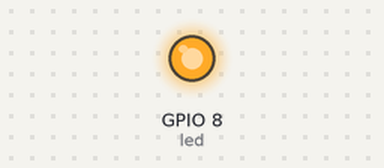
This sketch was run on a simulated ESP32. On the bench: output pins drawn as LEDs (lit = HIGH). What the sketch prints to the serial monitor is not drawn.

Above: at 1.0 s.
At 3.0 s:
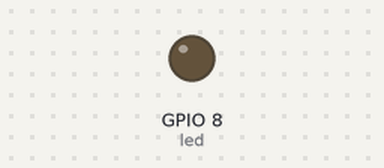
Timing chart, 0 to 5.2 s (numbered marks = the images above):
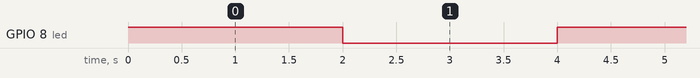

Measured:
- by itself, GPIO 8 (led): alternates HIGH for 2.0 s and LOW for 2.0 s

The sketch:

BlinkLED_native_temperature.ino
```cpp
/*
  BlinkLED

  Demonstrates usage of onboard LED on some ESP dev boards.
  Turns an LED on for two seconds, then off for one second, repeatedly.
  This is coded by Sidharth Mohan : https://github.com/sidharthmohannair/
*/
/*
Pin mappings:
+----------------+--------------+---------------------------------------------+
| Silkscreen pin | Internal pin | Notes                                       |
+----------------+--------------+---------------------------------------------+
| 0              | GPIO0        | ADC1                                        |
| 1              | GPIO1        | ADC1                                        |
| 2              | GPIO2        | ADC1, boot mode / strapping pin             |
| 3              | GPIO3        | ADC1                                        |
| 4              | GPIO4        | ADC1, JTAG                                  |
| 5              | GPIO5        | JTAG                                        |
| 6              | GPIO6        | JTAG                                        |
| 7              | GPIO7        | JTAG                                        |
| 8              | GPIO8        | Blue status_led (inverted), boot mode / strapping pin |
| 9              | GPIO9        | Boot mode / strapping pin, boot button      |
| 10             | GPIO10       |                                             |
| 20             | GPIO20       |                                             |
| 21             | GPIO21       |                                             |
+----------------+--------------+---------------------------------------------+
static const uint8_t TX   = 21;
static const uint8_t RX   = 20;

static const uint8_t SDA  = 8;
static const uint8_t SCL  = 9;

static const uint8_t SS   = 7;
static const uint8_t MOSI = 6;
static const uint8_t MISO = 5;
static const uint8_t SCK  = 4;

static const uint8_t A0   = 0;
static const uint8_t A1   = 1;
static const uint8_t A2   = 2;
static const uint8_t A3   = 3;
static const uint8_t A4   = 4;
static const uint8_t A5   = 5;
*/

/*
  Notes on Pins:
  - The blue status_led is on GPIO8 and is inverted.
  - The Wemos C3 Mini documentation shows an RGB led on GPIO8, but that might be on the C3 Mini only (and not SuperMini).
  - Using status_led toggles a blue on-board LED on the C3 Super Mini.
  - The BOOT button is wired to GPIO9.
  - JTAG is available on GPIO4 - GPIO7.

  Strapping Pins:
  - GPIO2: Floating, controls Boot mode
  - GPIO8: Floating, controls Boot mode, ROM message printing
  - GPIO9: Pull-up, controls Boot mode

  Boot Modes:
  +------------------------+--------+--------+--------+
  | Mode                   | GPIO2  | GPIO8  | GPIO9  |
  +------------------------+--------+--------+--------+
  | SPI boot (default)     | HIGH   | Any    | HIGH   |
  | UART/JTAG download     | HIGH   | HIGH   | LOW    |
  +------------------------+--------+--------+--------+
*/
#define ESP32_RTOS

#define led 8

void setup()
{
  Serial.begin(115200);
  pinMode(led, OUTPUT);
}

// the loop function runs over and over again forever
void loop()
{
  digitalWrite(led, HIGH); // Turn the LED LED white
  float temp_celsius = temperatureRead();
  Serial.print("Temp onBoard ");
  Serial.print(temp_celsius);
  Serial.println("°C");
  delay(2000);

  digitalWrite(led, LOW); // Turn the LED LED off
  delay(2000);
}
```
